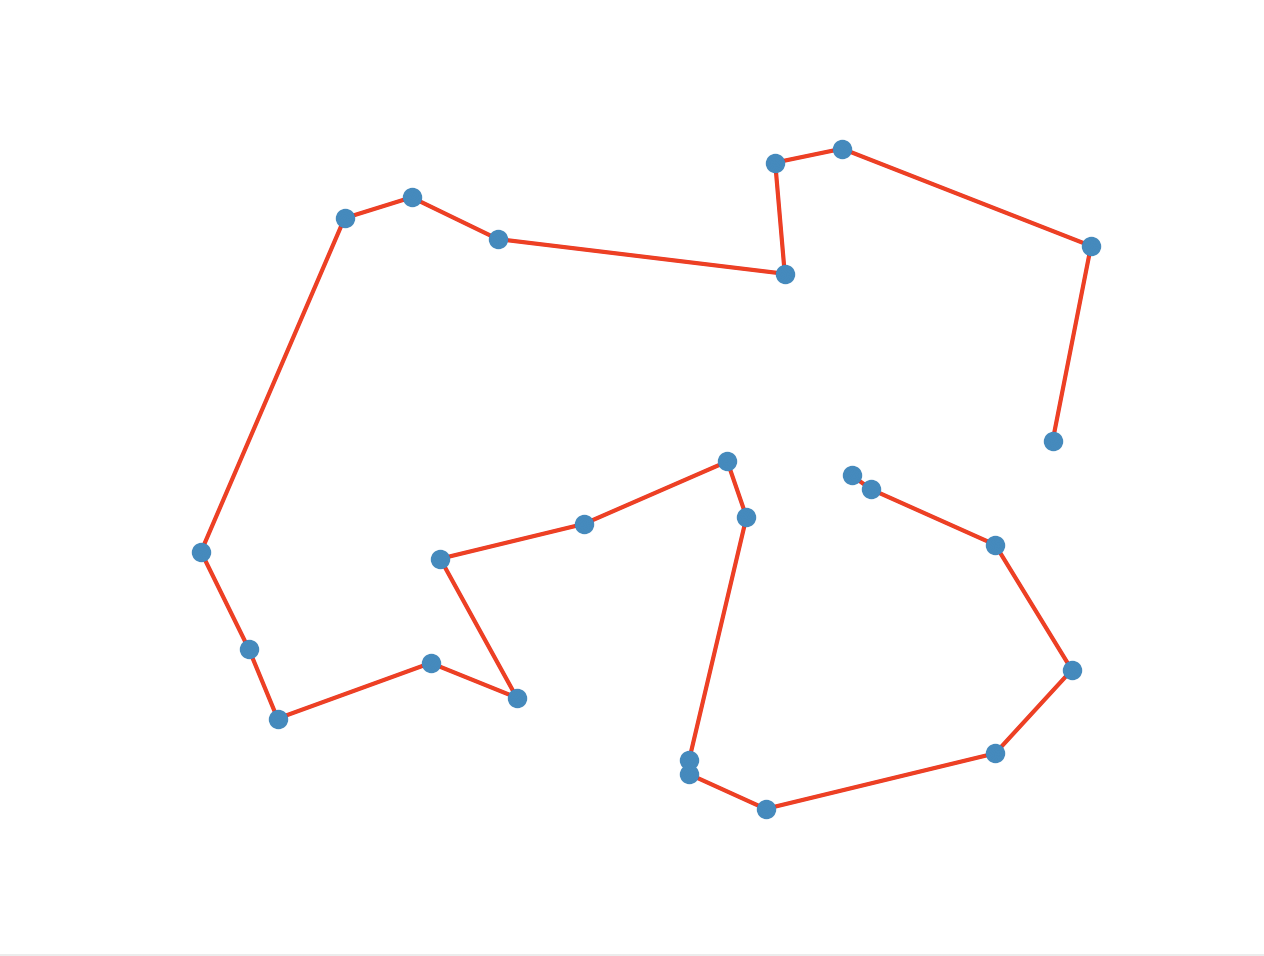

Write the Python code that produced this figure.
import numpy as np
import matplotlib.pyplot as plt
import random
import math

def evaluate(cities):
    distance = 0
    for index in range(len(cities)):
        if index == len(cities)-1:
            a = cities[index]
            b = cities[0]
        else:
            a = cities[index]
            b = cities[index + 1]

        distance += np.linalg.norm(a - b)
        index += 1

    return distance


def swap(x):
    y = np.copy(x)
    i = random.randint(0, len(x) - 1)
    j = random.randint(0, len(x) - 1)
    y[i], y[j] = x[j], x[i]

    return y


def accept_solution(solution1, solution2, temperature):
    energy1 = evaluate(solution1)
    energy2 = evaluate(solution2)
    if energy1 > energy2:
        return True
    else:
        a = math.exp((energy1 - energy2) / temperature)
        b = random.random()
        if a > b:
            return True
        else:
            return False


def process(cities_number, temperature = 800, cooling_factor = .001):
    cities = (np.random.rand(cities_number, 2) * 100).astype(int)
    while temperature > 0.001:
        new_solution = swap(cities)
        if accept_solution(cities, new_solution, temperature):
            cities = new_solution

        temperature *= 1 - cooling_factor

    return cities

cities = process(25)
plt.plot(cities[:, 0], cities[:, 1], color='red', zorder=0)
plt.scatter(cities[:, 0], cities[:, 1], marker='o')
plt.axis('off')
plt.show()
